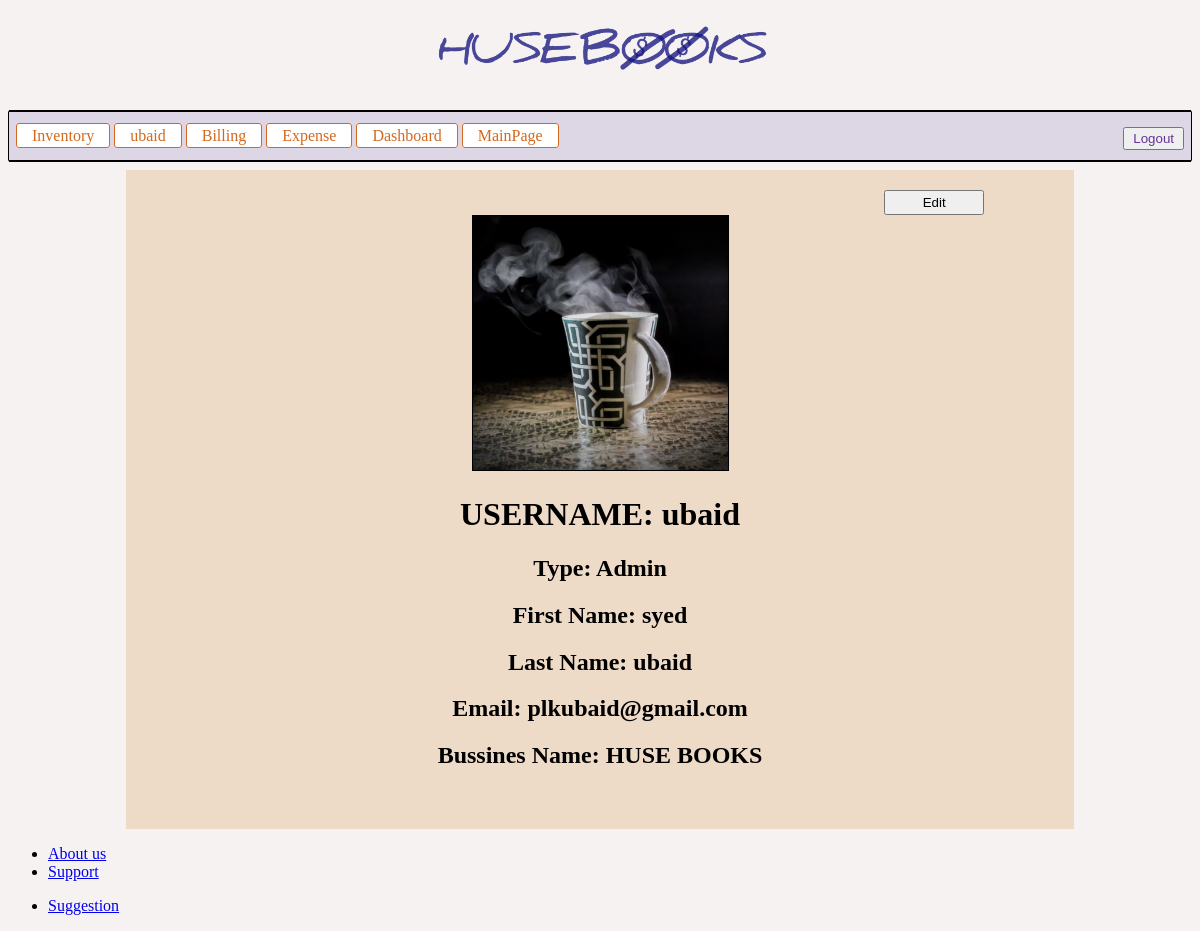
/accounts/profile/ (signed in), run on the app's committed database.
### accounts/models.py (models this page shows, shortened)
class Profile(models.Model):
    first_name = models.CharField(max_length = 150,blank=True)
    last_name = models .CharField(max_length = 150,blank=True)
    username = models.OneToOneField(User,on_delete = models.CASCADE)
    email = models.EmailField(max_length = 200,blank=True)
    profile_picture = models.ImageField(default = 'default.png',blank = True)
    business = models.CharField(max_length = 200)

### accounts/views.py (the view)
# urls.py: url(r'profile/$', views.profile_info,name = 'profile'),
@login_required
def profile_info(request):
    data = request.user
    x = User.objects.get(username=data)
    user = x.id
    datas = Profile.objects.get(username=user)
    return render(request,'accounts/profile.html',{'data':datas,'user':data})

### accounts/templates/accounts/profile.html (shortened to what this page needs)
{%extends 'base_layout.html'%}
{%block content%}
<div class="profile">
  <form class="edit-button" action="/accounts/profile/edit/" method="get">
    <button type="submit" name="edit" style="width:100%;height:100%;">Edit</button>
  </form>
  <div class="profile-img">
    <img src="{{data.profile_picture.url}}" alt="">
  </div>
  <div class="ddlj">
  <h1>USERNAME: {{user}}</h1>
  {%if user.is_superuser%} <h2>Type: Admin</h2> {% elif user.is_staff %} <h2>STAFF MEMBER</h2> {%endif%}
  <h2>First Name: {% if data.first_name %}{{data.first_name}}{% else %}"NOT FOUND!"{%endif%}</h2>
  <h2>Last Name: {% if data.last_name %}{{data.last_name}}{% else %}"NOT FOUND!"{%endif%}</h2>
  <h2>Email: {% if data.email %}{{data.email}}{% else %}"NOT FOUND!"{%endif%}</h2>
  <h2>Bussines Name: {% if data.business %}{{data.business}}{% else %}"NOT FOUND!"{%endif%}</h2>
  </div>
</div>
{% endblock %}

### templates/base_layout.html (shortened to what this page needs)
{% load static from staticfiles %}
<!DOCTYPE html>
<html lang="en">
<head>
    <link rel="stylesheet" href="{%static 'styles.css'%}">
</head>
<body>
  <a href="/"><h1 id="topheading"> <img src="{%static 'thumb.png'%}" alt=""> </h1></a>
  <div class="nav-bar">
    <hr>
    <div class="nac-data">
  {% if user.is_authenticated %}
  <form class="logout" action="{% url 'accounts:logout' %}" method="post" style="float:right;">
    <input type="submit" name="" value="Logout">
  </form>
  <a href="{%url 'inventory:homepage'%}">Inventory</a>
  <a href="{% url 'accounts:profile' %}">{{request.user}}</a>
  <a href="{% url 'billing:homepage' %}">Billing</a>
  <a href="{% url 'expense:homepage' %}">Expense</a>
  <a href="{% url 'accounting:dashboard' %}">Dashboard</a>
  <a href="/">MainPage</a>
  {% endif %}
  </div>
  <hr>
  </div>
  <div class="content">
    {%block content%}
    {%endblock%}
  </div>
<div class="footer-main">
  <ul>
    <li> <a href="/">About us</a> </li>
    <li>{%if user.is_authenticated%}<a href="{% url 'support:customer-support' %}">{%else%}<a href="{% url 'support:unknown' %}">{% endif %}Support</a> </li>
  </ul>
  <ul>
    {% if user.is_authenticated %}
    <li><a href="{% url 'support:suggestion' %}" >Suggestion</a</li>
      {% endif %}
  </ul>
</div>
</body>
</html>

### static/styles.css (style rules this page uses)
body { background-color: #b381811a; }
.nav-bar { background-color:#220c841f; border-left:solid 0.5px; border-right: solid 0.5px; border-radius:3px }
#topheading img { width:30%; }
h1 { text-align:center; }
.profile { text-align: center; }
.edit-button { width:100px; height:25px; padding-left: 80%; }
.nac-data a { text-decoration:none; color: chocolate; border: 1px solid; border-radius:3px; padding-right:15px; padding-left:15px; padding-top: 3px; padding-bottom:3px; background-color:white; }
.nac-data { padding:7px; }
.logout input { padding-top:2px; padding-left:8px; padding-right:8px; padding-bottom:2px; color:rebeccapurple; }
hr { border: solid 0.5px; }
.profile img { width:255px; height:254px; border:solid 1px; }
.content { margin: 0 10%; padding-bottom:40px; padding-top: 20px; background-color:#deb88763 }
.footer-main { float:left; }

### data on the page
Profile: profile_picture (picture), first_name "syed", last_name "ubaid", email "plkubaid@gmail.com", business "HUSE BOOKS"

### other printed values
{{ request.user }} "ubaid"
{{ user }} "ubaid"
